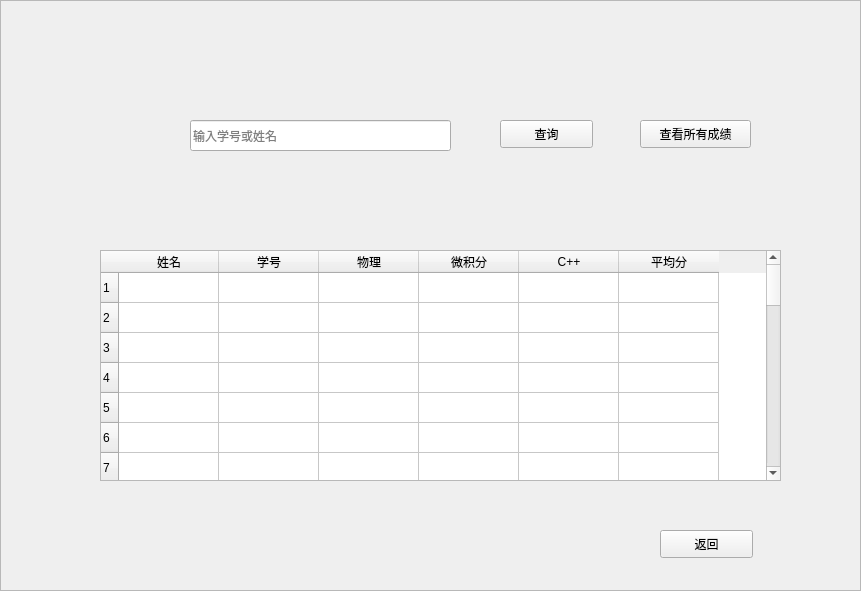
<?xml version="1.0" encoding="UTF-8"?>
<ui version="4.0">
 <class>queryWindow</class>
 <widget class="QMainWindow" name="queryWindow">
  <property name="geometry">
   <rect>
    <x>0</x>
    <y>0</y>
    <width>861</width>
    <height>591</height>
   </rect>
  </property>
  <property name="windowTitle">
   <string>MainWindow</string>
  </property>
  <widget class="QWidget" name="centralwidget">
   <widget class="QFrame" name="frame">
    <property name="enabled">
     <bool>true</bool>
    </property>
    <property name="geometry">
     <rect>
      <x>0</x>
      <y>0</y>
      <width>861</width>
      <height>591</height>
     </rect>
    </property>
    <property name="styleSheet">
     <string notr="true">border-image: url(:/new/background/mainBack.jpg);</string>
    </property>
    <property name="frameShape">
     <enum>QFrame::StyledPanel</enum>
    </property>
    <property name="frameShadow">
     <enum>QFrame::Raised</enum>
    </property>
    <widget class="QPushButton" name="back_button">
     <property name="geometry">
      <rect>
       <x>660</x>
       <y>530</y>
       <width>93</width>
       <height>28</height>
      </rect>
     </property>
     <property name="font">
      <font>
       <family>幼圆</family>
      </font>
     </property>
     <property name="styleSheet">
      <string notr="true">border-image: url(:/new/background/ChooseButton.png);</string>
     </property>
     <property name="text">
      <string>返回</string>
     </property>
    </widget>
   </widget>
   <widget class="QLineEdit" name="search_input">
    <property name="geometry">
     <rect>
      <x>190</x>
      <y>120</y>
      <width>261</width>
      <height>31</height>
     </rect>
    </property>
    <property name="tabletTracking">
     <bool>false</bool>
    </property>
    <property name="styleSheet">
     <string notr="true">border-image: url(:/new/background/blank.jpg);</string>
    </property>
    <property name="placeholderText">
     <string>输入学号或姓名</string>
    </property>
   </widget>
   <widget class="QPushButton" name="student_button">
    <property name="geometry">
     <rect>
      <x>500</x>
      <y>120</y>
      <width>93</width>
      <height>28</height>
     </rect>
    </property>
    <property name="font">
     <font>
      <family>幼圆</family>
     </font>
    </property>
    <property name="styleSheet">
     <string notr="true">border-image: url(:/new/background/ChooseButton.png);</string>
    </property>
    <property name="text">
     <string>查询</string>
    </property>
   </widget>
   <widget class="QPushButton" name="teacher_button">
    <property name="geometry">
     <rect>
      <x>640</x>
      <y>120</y>
      <width>111</width>
      <height>28</height>
     </rect>
    </property>
    <property name="font">
     <font>
      <family>幼圆</family>
     </font>
    </property>
    <property name="styleSheet">
     <string notr="true">border-image: url(:/new/background/ChooseButton.png);</string>
    </property>
    <property name="text">
     <string>查看所有成绩</string>
    </property>
   </widget>
   <widget class="QLabel" name="tip">
    <property name="geometry">
     <rect>
      <x>300</x>
      <y>170</y>
      <width>241</width>
      <height>16</height>
     </rect>
    </property>
    <property name="text">
     <string/>
    </property>
   </widget>
   <widget class="QTableWidget" name="tableWidget">
    <property name="geometry">
     <rect>
      <x>100</x>
      <y>250</y>
      <width>681</width>
      <height>231</height>
     </rect>
    </property>
    <property name="styleSheet">
     <string notr="true">border-image: url(:/new/background/blank.jpg);</string>
    </property>
    <property name="editTriggers">
     <set>QAbstractItemView::NoEditTriggers</set>
    </property>
    <property name="sortingEnabled">
     <bool>true</bool>
    </property>
    <row>
     <property name="text">
      <string>1</string>
     </property>
    </row>
    <row>
     <property name="text">
      <string>2</string>
     </property>
    </row>
    <row>
     <property name="text">
      <string>3</string>
     </property>
    </row>
    <row>
     <property name="text">
      <string>4</string>
     </property>
    </row>
    <row>
     <property name="text">
      <string>5</string>
     </property>
    </row>
    <row>
     <property name="text">
      <string>6</string>
     </property>
    </row>
    <row>
     <property name="text">
      <string>7</string>
     </property>
    </row>
    <row>
     <property name="text">
      <string>8</string>
     </property>
    </row>
    <row>
     <property name="text">
      <string>9</string>
     </property>
    </row>
    <row>
     <property name="text">
      <string>10</string>
     </property>
    </row>
    <row>
     <property name="text">
      <string>11</string>
     </property>
    </row>
    <row>
     <property name="text">
      <string>12</string>
     </property>
    </row>
    <row>
     <property name="text">
      <string>13</string>
     </property>
    </row>
    <row>
     <property name="text">
      <string>14</string>
     </property>
    </row>
    <row>
     <property name="text">
      <string>15</string>
     </property>
    </row>
    <row>
     <property name="text">
      <string>16</string>
     </property>
    </row>
    <row>
     <property name="text">
      <string>17</string>
     </property>
    </row>
    <row>
     <property name="text">
      <string>18</string>
     </property>
    </row>
    <row>
     <property name="text">
      <string>19</string>
     </property>
    </row>
    <row>
     <property name="text">
      <string>20</string>
     </property>
    </row>
    <row>
     <property name="text">
      <string>21</string>
     </property>
    </row>
    <row>
     <property name="text">
      <string>22</string>
     </property>
    </row>
    <row>
     <property name="text">
      <string>23</string>
     </property>
    </row>
    <row>
     <property name="text">
      <string>24</string>
     </property>
    </row>
    <row>
     <property name="text">
      <string>25</string>
     </property>
    </row>
    <row>
     <property name="text">
      <string>26</string>
     </property>
    </row>
    <row>
     <property name="text">
      <string>27</string>
     </property>
    </row>
    <row>
     <property name="text">
      <string>28</string>
     </property>
    </row>
    <row>
     <property name="text">
      <string>29</string>
     </property>
    </row>
    <row>
     <property name="text">
      <string>30</string>
     </property>
    </row>
    <column>
     <property name="text">
      <string>姓名</string>
     </property>
    </column>
    <column>
     <property name="text">
      <string>学号</string>
     </property>
    </column>
    <column>
     <property name="text">
      <string>物理</string>
     </property>
    </column>
    <column>
     <property name="text">
      <string>微积分</string>
     </property>
    </column>
    <column>
     <property name="text">
      <string>C++</string>
     </property>
    </column>
    <column>
     <property name="text">
      <string>平均分</string>
     </property>
    </column>
   </widget>
  </widget>
 </widget>
 <resources/>
 <connections/>
</ui>
